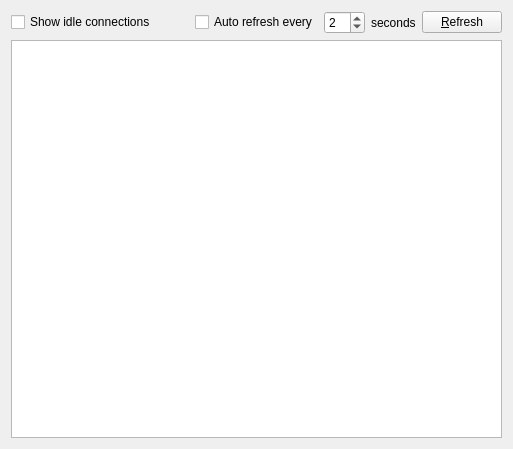
<?xml version="1.0" encoding="UTF-8"?>
<ui version="4.0">
 <class>ProcessListWidget</class>
 <widget class="QWidget" name="ProcessListWidget">
  <property name="geometry">
   <rect>
    <x>0</x>
    <y>0</y>
    <width>513</width>
    <height>449</height>
   </rect>
  </property>
  <property name="windowTitle">
   <string>Form</string>
  </property>
  <layout class="QVBoxLayout" name="verticalLayout">
   <item>
    <layout class="QHBoxLayout" name="horizontalLayout">
     <item>
      <widget class="QCheckBox" name="chkShowIdle">
       <property name="text">
        <string>Show idle connections</string>
       </property>
      </widget>
     </item>
     <item>
      <spacer name="horizontalSpacer">
       <property name="orientation">
        <enum>Qt::Horizontal</enum>
       </property>
       <property name="sizeHint" stdset="0">
        <size>
         <width>288</width>
         <height>20</height>
        </size>
       </property>
      </spacer>
     </item>
     <item>
      <widget class="QCheckBox" name="chkAutoRefresh">
       <property name="text">
        <string>Auto refresh every</string>
       </property>
      </widget>
     </item>
     <item>
      <widget class="QSpinBox" name="spinSeconds">
       <property name="minimum">
        <number>1</number>
       </property>
       <property name="value">
        <number>2</number>
       </property>
      </widget>
     </item>
     <item>
      <widget class="QLabel" name="lblRefreshUnit">
       <property name="text">
        <string>seconds</string>
       </property>
      </widget>
     </item>
     <item>
      <widget class="QPushButton" name="btnRefresh">
       <property name="text">
        <string>&amp;Refresh</string>
       </property>
       <property name="icon">
        <iconset resource="icons.qrc">
         <normaloff>:/16/icons/view-refresh.png</normaloff>:/16/icons/view-refresh.png</iconset>
       </property>
      </widget>
     </item>
    </layout>
   </item>
   <item>
    <widget class="QTableView" name="tableProcessList"/>
   </item>
  </layout>
 </widget>
 <resources>
  <include location="icons.qrc"/>
 </resources>
 <connections/>
</ui>
